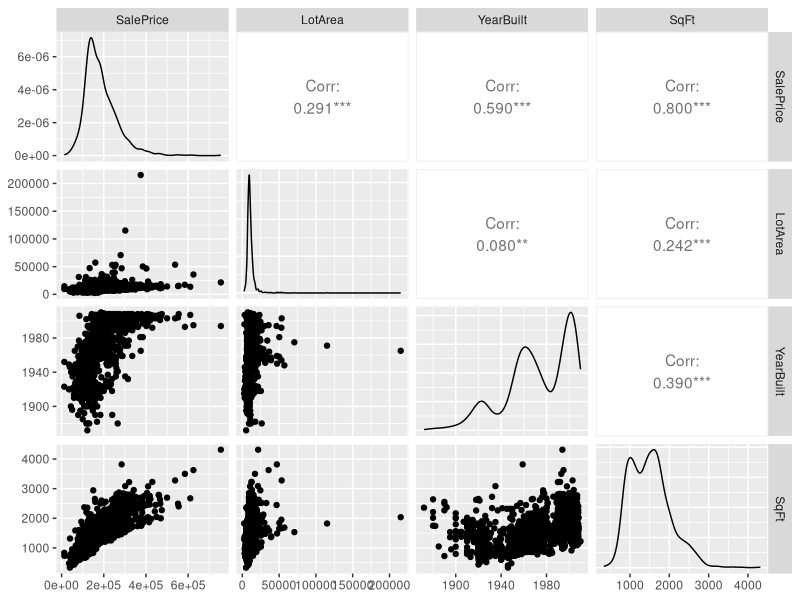
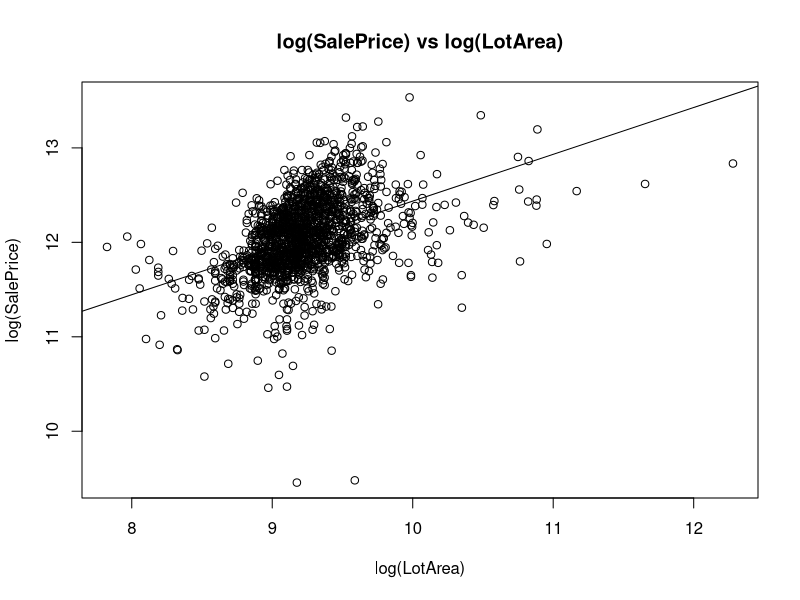
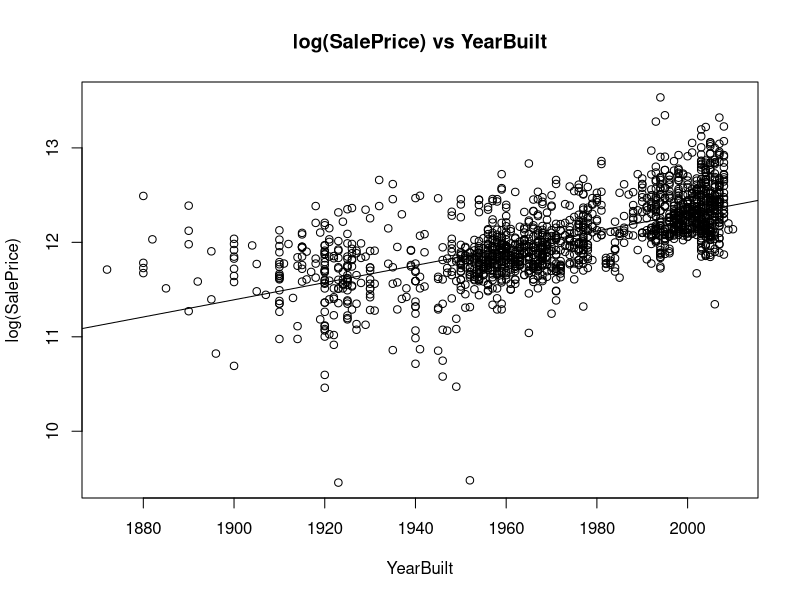
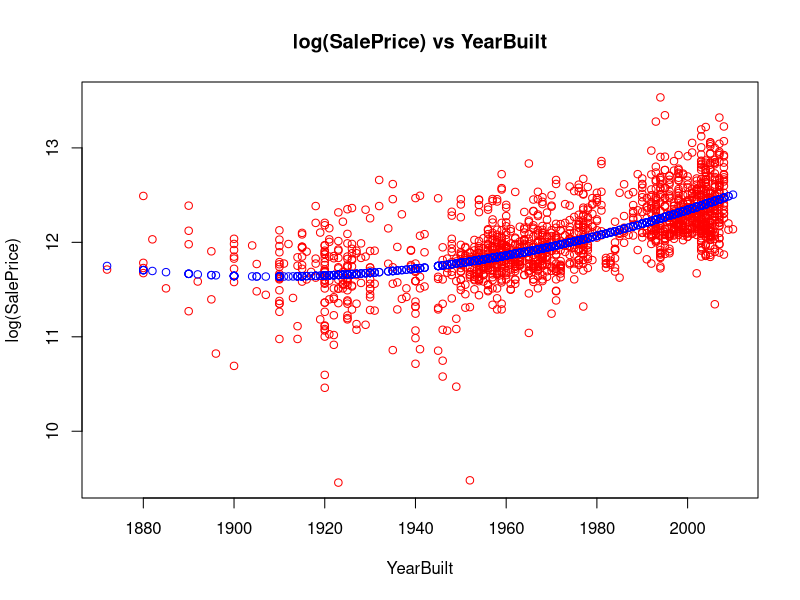
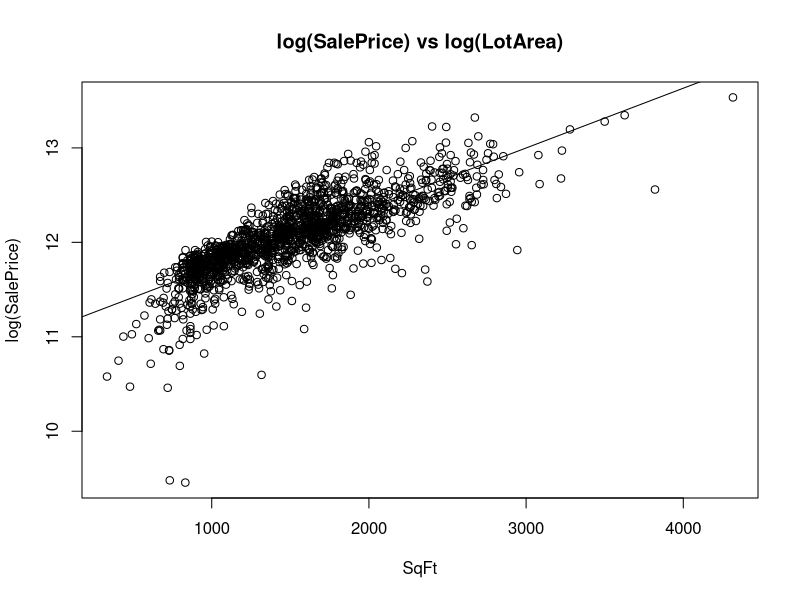
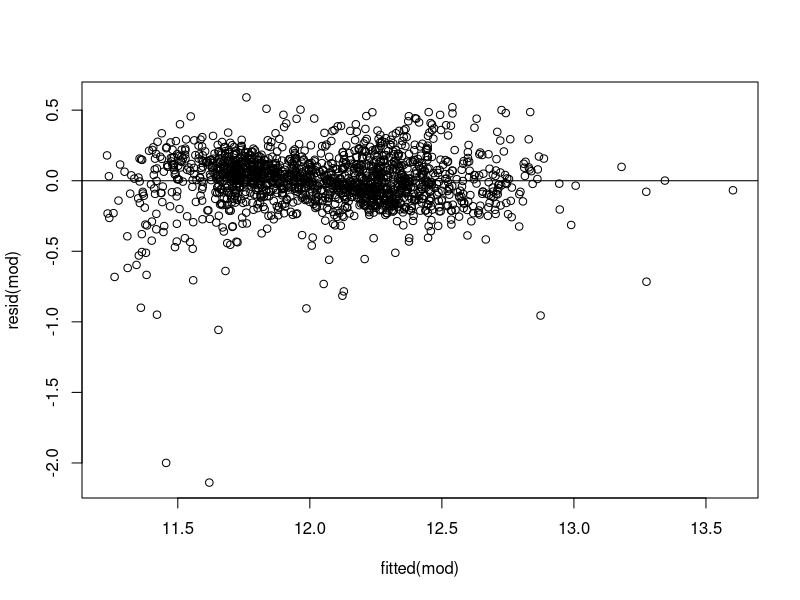
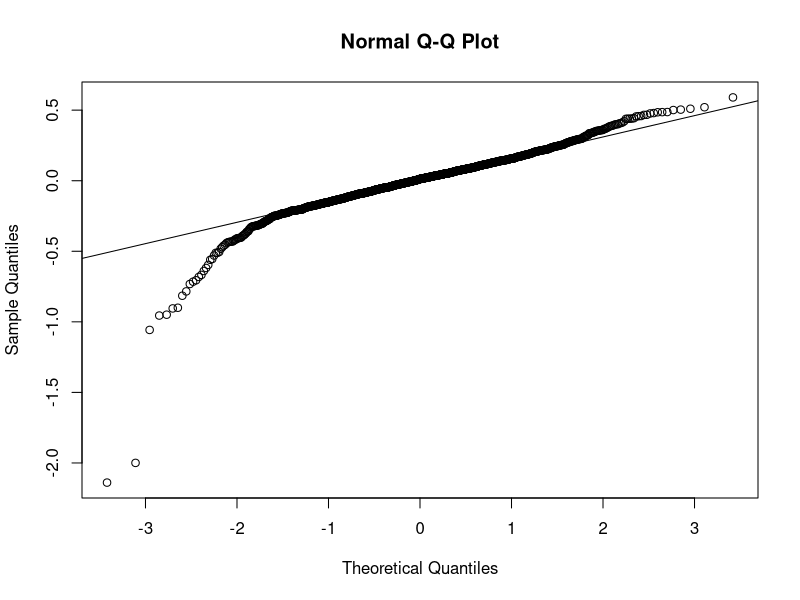
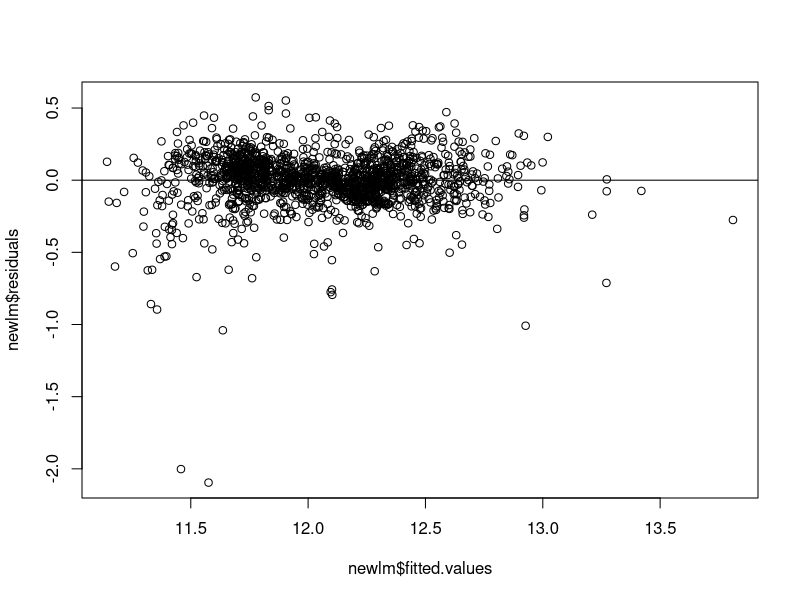

The R source for these figures, in order:
## ---- chunk 1
knitr::opts_chunk$set(echo = TRUE)
## ---- chunk 2
realEst_data = read.csv("ames_housing_data_PROJECT2018.csv")
library(tidyverse)
library(car)
library(GGally)
glimpse(data)
## ---- chunk 3
ggpairs(data = realEst_data, columns = c ("SalePrice","LotArea","YearBuilt","SqFt"))
## ---- chunk 4
## SalePrice vs LotArea

# take log of both
plot(log(realEst_data$LotArea),log(realEst_data$SalePrice),xlab = "log(LotArea)",ylab = "log(SalePrice)",main = "log(SalePrice) vs log(LotArea)")
lm1 = lm(log(SalePrice)~log(LotArea),data = realEst_data)
abline(lm1)
summary(lm1)
## ---- chunk 5
## SalePrice vs YearBuilt

# take log of only SalePrice
plot(realEst_data$YearBuilt,log(realEst_data$SalePrice),xlab = "YearBuilt",ylab = "log(SalePrice)",main = "log(SalePrice) vs YearBuilt")
lm2 = lm(log(SalePrice)~YearBuilt,data = realEst_data)
abline(lm2)
summary(lm2)

# try quadratic model
lm2_1 = lm(log(SalePrice)~YearBuilt + I(YearBuilt^2),data = realEst_data);

summary(lm2_1)
plot(realEst_data$YearBuilt,log(realEst_data$SalePrice),xlab = "YearBuilt",ylab = "log(SalePrice)",main = "log(SalePrice) vs YearBuilt",col="red")
points(realEst_data$YearBuilt,fitted(lm2_1),col="blue");
## ---- chunk 6
## SalePrice vs SqrFt

# take log of only SalePrice
plot(realEst_data$SqFt,log(realEst_data$SalePrice),xlab = "SqFt",ylab = "log(SalePrice)",main = "log(SalePrice) vs log(LotArea)")
lm3 = lm(log(SalePrice)~SqFt , data = realEst_data)
abline(lm3)
summary(lm3)
## ---- chunk 7
## Build linear model
mod = lm(log(SalePrice)~SqFt+log(LotArea)+YearBuilt,data = realEst_data)
summary(mod)

## ---- chunk 8
##???Check interaction
AIC(lm(log(SalePrice)~SqFt+log(LotArea)+YearBuilt+SqFt:log(LotArea),data = realEst_data)) - AIC(mod)
BIC(lm(log(SalePrice)~SqFt+log(LotArea)+YearBuilt+SqFt:log(LotArea),data = realEst_data)) - BIC(mod)
AIC(lm(log(SalePrice)~SqFt+log(LotArea)+YearBuilt+SqFt:YearBuilt,data = realEst_data)) - AIC(mod)
BIC(lm(log(SalePrice)~SqFt+log(LotArea)+YearBuilt+SqFt:YearBuilt,data = realEst_data)) - BIC(mod)
AIC(lm(log(SalePrice)~SqFt+log(LotArea)+YearBuilt+log(LotArea):YearBuilt,data = realEst_data)) - AIC(mod)
BIC(lm(log(SalePrice)~SqFt+log(LotArea)+YearBuilt+log(LotArea):YearBuilt,data = realEst_data)) - BIC(mod)
anova(mod, lm(log(SalePrice)~SqFt+log(LotArea)+YearBuilt+SqFt:log(LotArea),data = realEst_data))
anova(mod, lm(log(SalePrice)~SqFt+log(LotArea)+YearBuilt+SqFt:YearBuilt,data = realEst_data))
anova(mod, lm(log(SalePrice)~SqFt+log(LotArea)+YearBuilt+log(LotArea):YearBuilt,data = realEst_data))
## ---- chunk 9
##Residual plot and QQ-plot
plot(fitted(mod),resid(mod))
abline(h=0)
qqnorm(resid(mod));qqline(resid(mod))
## ---- chunk 10
# try to use see whether use factored variable or continuous variable

HalfBath_Fact = as.factor(realEst_data$HalfBath)
FullBath_Fact = as.factor(realEst_data$FullBath)
Bedroom_Fact = as.factor(realEst_data$Bedrooms)
Room_Fact = as.factor(realEst_data$Rooms)

# decide whether combine half&full bath 

# decide rooms to be continuous or factored variable
roomFact = lm(log(SalePrice)~SqFt+log(LotArea)+YearBuilt+Room_Fact+Style,data = realEst_data)
roomCont = lm(log(SalePrice)~SqFt+log(LotArea)+YearBuilt+Rooms+Style,data = realEst_data)
diffRoom = BIC(roomFact) - BIC(roomCont)
diffRoom

# decide HalfBath to be continuous or factored variable
HalfBathFact = lm(log(SalePrice)~SqFt+log(LotArea)+YearBuilt+HalfBath_Fact+Style,data = realEst_data)
HalfBathCont = lm(log(SalePrice)~SqFt+log(LotArea)+YearBuilt+HalfBath+Style,data = realEst_data)
diffHalfBath = BIC(HalfBathFact) - BIC(HalfBathCont)
diffHalfBath

# decide FullBath to be continuous or factored variable
FullBathFact = lm(log(SalePrice)~SqFt+log(LotArea)+YearBuilt+FullBath_Fact+Style,data = realEst_data)
FullBathCont = lm(log(SalePrice)~SqFt+log(LotArea)+YearBuilt+FullBath+Style,data = realEst_data)
diffFullBath = BIC(FullBathFact) - BIC(FullBathCont)
diffFullBath

# decide Bedrooms to be continuous or factored variable
BedroomsFact = lm(log(SalePrice)~SqFt+log(LotArea)+YearBuilt+Bedroom_Fact+Style,data = realEst_data)
BedroomsCont = lm(log(SalePrice)~SqFt+log(LotArea)+YearBuilt+Bedrooms+Style,data = realEst_data)
diffBedrooms = BIC(BedroomsFact) - BIC(BedroomsCont)
diffBedrooms

# decide whether should replace Rooms as a predictor
WithRooms = lm(log(SalePrice)~SqFt+log(LotArea)+YearBuilt+HalfBath+FullBath+Bedroom_Fact+Room_Fact+Style,data = realEst_data)
NoRooms = lm(log(SalePrice)~SqFt+log(LotArea)+YearBuilt+HalfBath+FullBath+Bedroom_Fact+Style,data = realEst_data)
diffR = BIC(WithRooms) - BIC(NoRooms)
diffR

# decide whether should replace other type of rooms (keep only with the # of total rooms)
WithOtherRooms = lm(log(SalePrice)~SqFt+log(LotArea)+YearBuilt+HalfBath+FullBath+Bedroom_Fact+Room_Fact+Style,data = realEst_data)
NoOtherRooms = lm(log(SalePrice)~SqFt+log(LotArea)+YearBuilt+Room_Fact+Style,data = realEst_data)
diffO = BIC(WithOtherRooms) - BIC(NoOtherRooms)
diffO
## ---- chunk 11
# decide whether to combine half&full bath to bath
bath = realEst_data$FullBath+realEst_data$HalfBath
combineBath = lm(log(SalePrice)~SqFt+log(LotArea)+YearBuilt+bath+Bedroom_Fact+Style,data = realEst_data)

seperateBath = lm(log(SalePrice)~SqFt+log(LotArea)+YearBuilt+HalfBath+FullBath+Bedroom_Fact+Style,data = realEst_data)

diffR = BIC(combineBath) - BIC(seperateBath)
diffR

## ---- chunk 12

# stepwise regression by AIC
null = lm(log(SalePrice)~1, data = realEst_data )
full = lm(log(SalePrice)~SqFt+log(LotArea)+YearBuilt+HalfBath+FullBath+Bedroom_Fact+Style,data = realEst_data)

library(MASS)
stepAIC(full,scope = list(lower=null,upper=full),direction="both",k=log(dim(realEst_data)[1]));



## ---- chunk 13
newlm = stepAIC(null,scope = list(upper=full),direction="both",k=log(dim(realEst_data)[1]));
newlm$terms
## ---- chunk 14
##Residual plot and QQ-plot
summary(newlm)
plot(newlm$fitted.values,newlm$residuals)
abline(h=0)
qqnorm(newlm$residuals);qqline(newlm$residuals)
